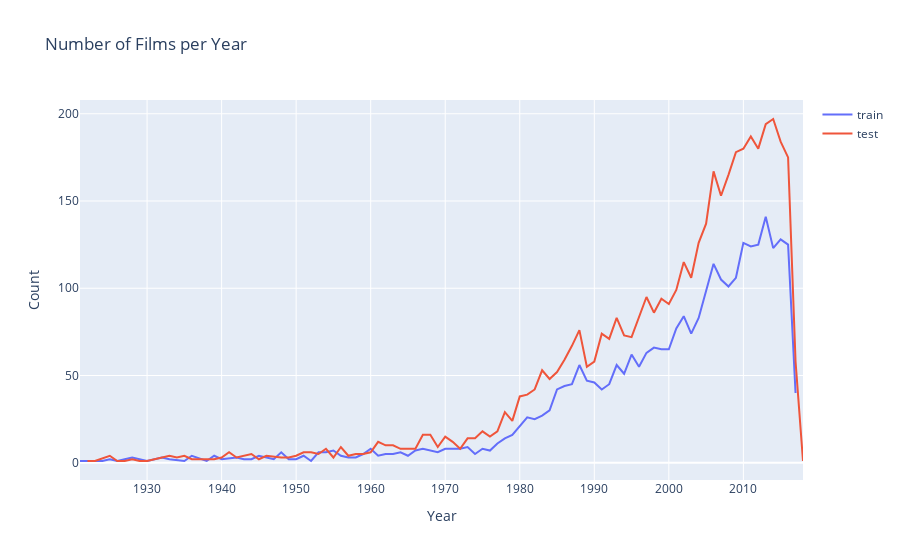

The cell this chart's notebook holds for it:
### Code cell
import plotly.offline as py
py.init_notebook_mode(connected=True)
import plotly.graph_objs as go

# The workflow for plotly plots-first you need to specify what your data is gonna look like and in what format,and 2nd then you specify plotly and asthetics
data = [go.Scatter(x=d1.index, y=d1.values, name='train'),
        go.Scatter(x=d2.index, y=d2.values, name='test')]
layout = go.Layout(dict(title = 'Number of Films per Year',
                        xaxis = dict(title = 'Year'),
                        yaxis = dict(title = 'Count'),
                        ), legend = dict(orientation = 'v'))
py.iplot(dict(data = data, layout = layout))

### Figure 1 — Plotly figure (JSON) as saved in the notebook; plotly's stock layout.template omitted (floating-point values rounded to 4 significant figures)
{"data": [{"name": "train", "type": "scatter", "x": [1921, 1924, 1925, 1926, 1927, 1928, 1930, 1931, 1932, 1933, 1935, 1936, 1938, 1939, 1940, 1942, 1943, 1944, 1945, 1947, 1948, 1949, 1950, 1951, 1952, 1953, 1954, 1955, 1956, 1957, 1958, 1959, 1960, 1961, 1962, 1963, 1964, 1965, 1966, 1967, 1968, 1969, 1970, 1971, 1972, 1973, 1974, 1975, 1976, 1977, 1978, 1979, 1980, 1981, 1982, 1983, 1984, 1985, 1986, 1987, 1988, 1989, 1990, 1991, 1992, 1993, 1994, 1995, 1996, 1997, 1998, 1999, 2000, 2001, 2002, 2003, 2004, 2005, 2006, 2007, 2008, 2009, 2010, 2011, 2012, 2013, 2014, 2015, 2016, 2017], "y": [1, 1, 2, 1, 2, 3, 1, 2, 3, 2, 1, 4, 1, 4, 2, 3, 2, 2, 4, 2, 6, 2, 2, 4, 1, 6, 6, 7, 4, 3, 3, 5, 8, 4, 5, 5, 6, 4, 7, 8, 7, 6, 8, 8, 8, 9, 5, 8, 7, 11, 14, 16, 21, 26, 25, 27, 30, 42, 44, 45, 56, 47, 46, 42, 45, 56, 51, 62, 55, 63, 66, 65, 65, 77, 84, 74, 83, 99, 114, 105, 101, 106, 126, 124, 125, 141, 123, 128, 125, 40]}, {"name": "test", "type": "scatter", "x": [1922, 1923, 1925, 1926, 1927, 1928, 1929, 1930, 1931, 1933, 1934, 1935, 1936, 1937, 1938, 1939, 1940, 1941, 1942, 1944, 1945, 1946, 1948, 1949, 1950, 1951, 1952, 1953, 1954, 1955, 1956, 1957, 1958, 1959, 1960, 1961, 1962, 1963, 1964, 1965, 1966, 1967, 1968, 1969, 1970, 1971, 1972, 1973, 1974, 1975, 1976, 1977, 1978, 1979, 1980, 1981, 1982, 1983, 1984, 1985, 1986, 1987, 1988, 1989, 1990, 1991, 1992, 1993, 1994, 1995, 1996, 1997, 1998, 1999, 2000, 2001, 2002, 2003, 2004, 2005, 2006, 2007, 2008, 2009, 2010, 2011, 2012, 2013, 2014, 2015, 2016, 2017, 2018], "y": [1, 1, 4, 1, 1, 2, 1, 1, 2, 4, 3, 4, 2, 2, 2, 2, 3, 6, 3, 5, 2, 4, 3, 3, 4, 6, 6, 5, 8, 3, 9, 4, 5, 5, 6, 12, 10, 10, 8, 8, 8, 16, 16, 9, 15, 12, 8, 14, 14, 18, 15, 18, 29, 24, 38, 39, 42, 53, 48, 52, 59, 67, 76, 55, 58, 74, 71, 83, 73, 72, 83, 95, 86, 94, 91, 99, 115, 106, 126, 137, 167, 153, 165, 178, 180, 187, 180, 194, 197, 184, 175, 58, 1]}], "layout": {"legend": {"orientation": "v"}, "title": {"text": "Number of Films per Year"}, "xaxis": {"title": {"text": "Year"}}, "yaxis": {"title": {"text": "Count"}}}}
